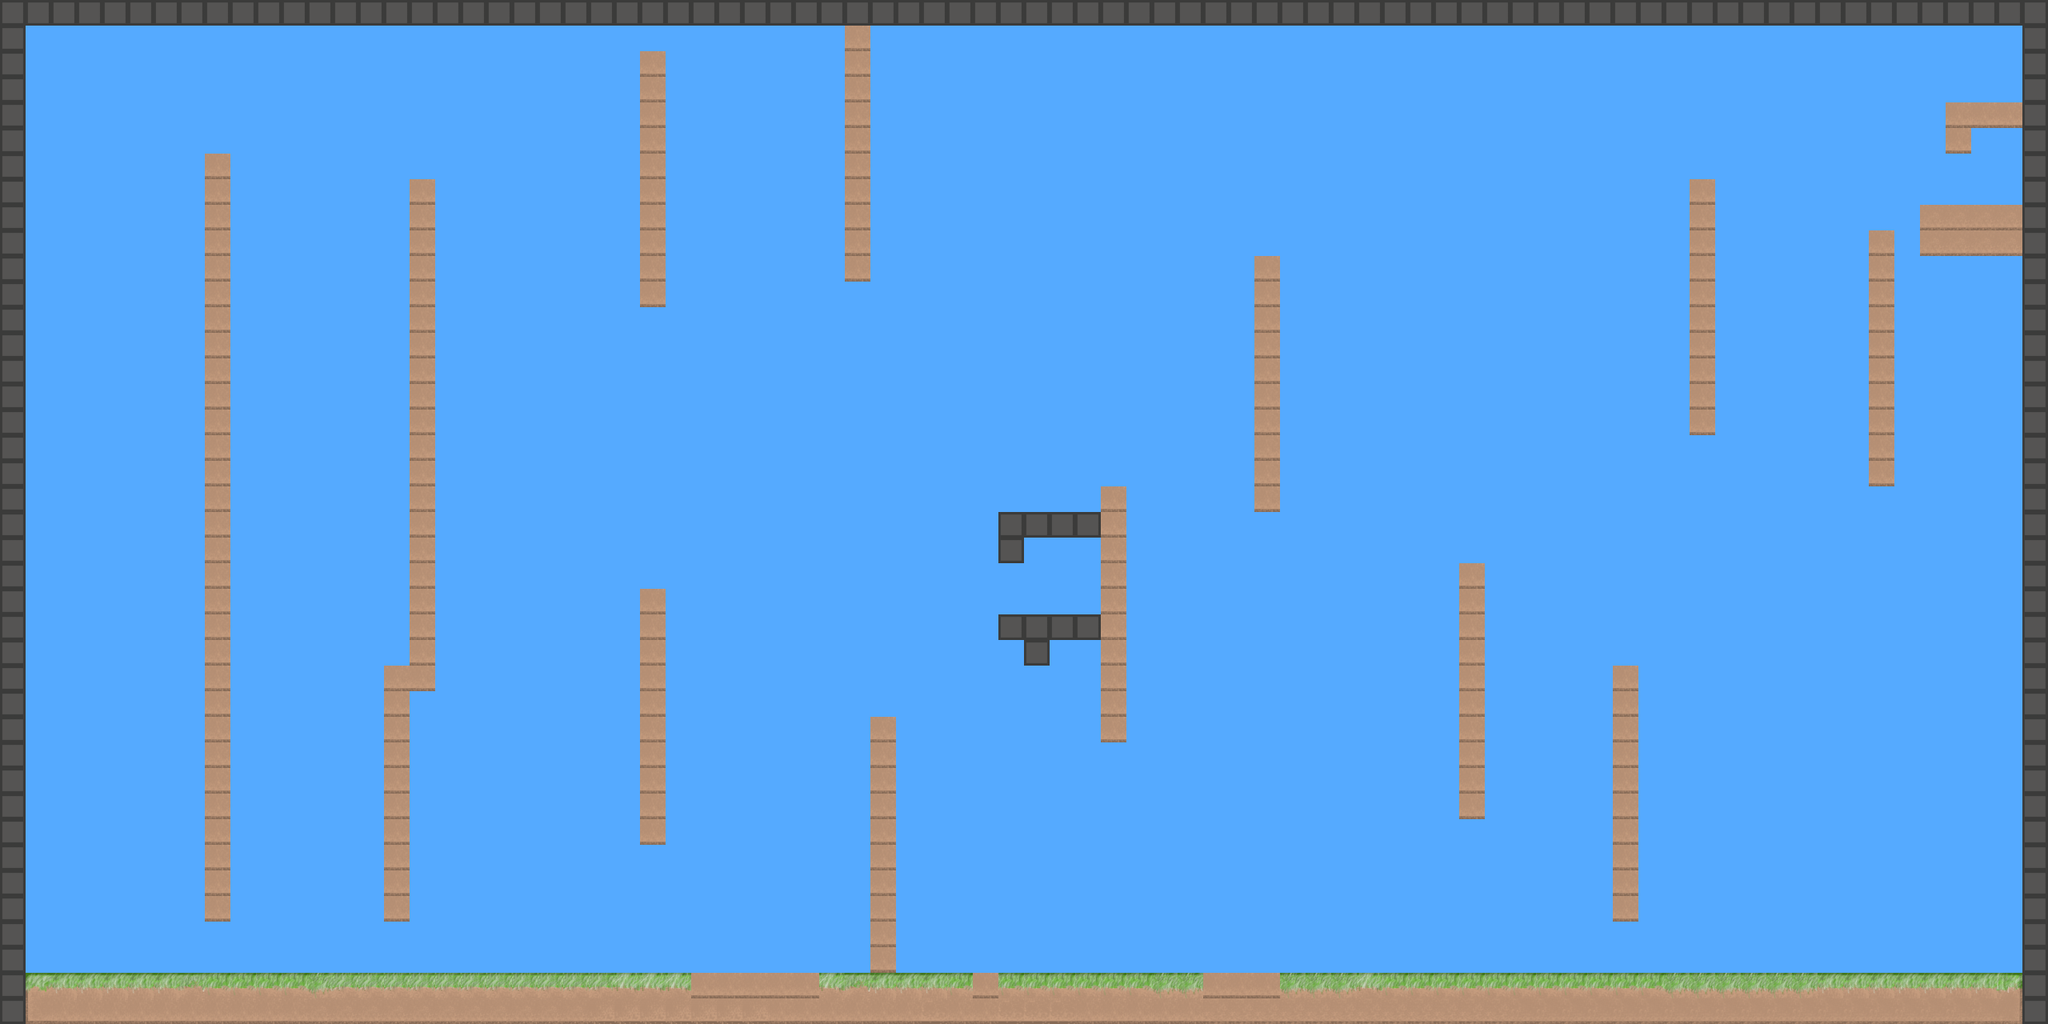

The image is a tile-based game level rendered from a .tmx file. Its description and source (layers, tilesets, objects; grid data summarised) follow:
An orthogonal 80x40 tile map with 32x32 px tiles, 1 tile layer (Ground), 2 tilesets.

<map version="1.2" tiledversion="1.3.4" orientation="orthogonal" renderorder="right-down" width="80" height="40" tilewidth="32" tileheight="32" infinite="0" backgroundcolor="#55aaff" nextlayerid="3" nextobjectid="1">
 <tileset firstgid="1" name="border" tilewidth="32" tileheight="32" tilecount="1" columns="1">
  <image source="border.bmp" width="32" height="32" />
 </tileset>
 <tileset firstgid="2" name="platform" tilewidth="32" tileheight="32" tilecount="16" columns="8">
  <image source="platform.bmp" width="256" height="64" />
 </tileset>
 <layer id="1" name="Ground" width="80" height="40">
  <data>[3200 cells, 496 non-empty, 17 distinct tile ids]</data>
 </layer>
</map>
